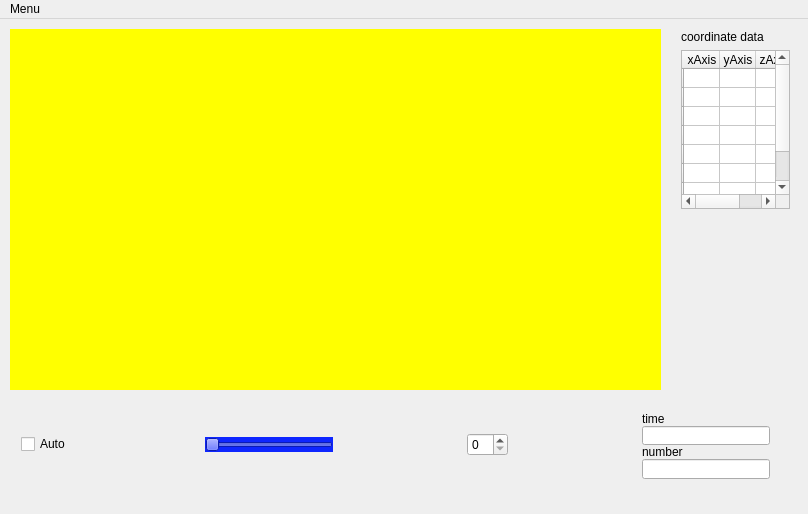
<?xml version="1.0" encoding="UTF-8"?>
<ui version="4.0">
 <class>DiplomWork</class>
 <widget class="QMainWindow" name="DiplomWork">
  <property name="geometry">
   <rect>
    <x>0</x>
    <y>0</y>
    <width>808</width>
    <height>514</height>
   </rect>
  </property>
  <property name="mouseTracking">
   <bool>true</bool>
  </property>
  <property name="windowTitle">
   <string>DiplomWork</string>
  </property>
  <property name="styleSheet">
   <string notr="true"/>
  </property>
  <widget class="QWidget" name="centralWidget">
   <widget class="QWidget" name="verticalLayoutWidget">
    <property name="geometry">
     <rect>
      <x>670</x>
      <y>0</y>
      <width>131</width>
      <height>201</height>
     </rect>
    </property>
    <layout class="QVBoxLayout" name="verticalLayout">
     <item>
      <widget class="QLabel" name="label_3">
       <property name="styleSheet">
        <string notr="true">font: 75 10pt &quot;Times New Roman&quot;;</string>
       </property>
       <property name="text">
        <string>coordinate data</string>
       </property>
      </widget>
     </item>
     <item>
      <widget class="QTableWidget" name="CoordWidget">
       <attribute name="horizontalHeaderDefaultSectionSize">
        <number>36</number>
       </attribute>
       <attribute name="horizontalHeaderMinimumSectionSize">
        <number>29</number>
       </attribute>
       <attribute name="verticalHeaderDefaultSectionSize">
        <number>19</number>
       </attribute>
       <row>
        <property name="text">
         <string/>
        </property>
       </row>
       <row>
        <property name="text">
         <string/>
        </property>
       </row>
       <row>
        <property name="text">
         <string/>
        </property>
       </row>
       <row>
        <property name="text">
         <string/>
        </property>
       </row>
       <row>
        <property name="text">
         <string/>
        </property>
       </row>
       <row>
        <property name="text">
         <string/>
        </property>
       </row>
       <row>
        <property name="text">
         <string/>
        </property>
       </row>
       <row>
        <property name="text">
         <string/>
        </property>
       </row>
       <column>
        <property name="text">
         <string>xAxis</string>
        </property>
       </column>
       <column>
        <property name="text">
         <string>yAxis</string>
        </property>
       </column>
       <column>
        <property name="text">
         <string>zAxis</string>
        </property>
       </column>
      </widget>
     </item>
    </layout>
   </widget>
   <widget class="QWidget" name="horizontalLayoutWidget">
    <property name="geometry">
     <rect>
      <x>10</x>
      <y>380</y>
      <width>771</width>
      <height>91</height>
     </rect>
    </property>
    <layout class="QHBoxLayout" name="horizontalLayout_2">
     <item>
      <widget class="QCheckBox" name="checkBox">
       <property name="text">
        <string>Auto</string>
       </property>
      </widget>
     </item>
     <item>
      <spacer name="horizontalSpacer">
       <property name="orientation">
        <enum>Qt::Horizontal</enum>
       </property>
       <property name="sizeType">
        <enum>QSizePolicy::Expanding</enum>
       </property>
       <property name="sizeHint" stdset="0">
        <size>
         <width>68</width>
         <height>20</height>
        </size>
       </property>
      </spacer>
     </item>
     <item>
      <widget class="QSlider" name="moverecords">
       <property name="styleSheet">
        <string notr="true">color: rgb(76, 53, 255);
background-color: rgb(14, 38, 255);</string>
       </property>
       <property name="orientation">
        <enum>Qt::Horizontal</enum>
       </property>
      </widget>
     </item>
     <item>
      <spacer name="horizontalSpacer_2">
       <property name="orientation">
        <enum>Qt::Horizontal</enum>
       </property>
       <property name="sizeHint" stdset="0">
        <size>
         <width>40</width>
         <height>20</height>
        </size>
       </property>
      </spacer>
     </item>
     <item>
      <widget class="QSpinBox" name="nextentry"/>
     </item>
     <item>
      <spacer name="horizontalSpacer_3">
       <property name="orientation">
        <enum>Qt::Horizontal</enum>
       </property>
       <property name="sizeHint" stdset="0">
        <size>
         <width>40</width>
         <height>20</height>
        </size>
       </property>
      </spacer>
     </item>
     <item>
      <layout class="QVBoxLayout" name="verticalLayout_2">
       <property name="spacing">
        <number>0</number>
       </property>
       <property name="topMargin">
        <number>2</number>
       </property>
       <item>
        <widget class="QLabel" name="label_2">
         <property name="styleSheet">
          <string notr="true">font: 75 11pt &quot;Times New Roman&quot;;</string>
         </property>
         <property name="text">
          <string>time</string>
         </property>
        </widget>
       </item>
       <item>
        <widget class="QLineEdit" name="timer"/>
       </item>
       <item>
        <spacer name="verticalSpacer">
         <property name="orientation">
          <enum>Qt::Vertical</enum>
         </property>
         <property name="sizeHint" stdset="0">
          <size>
           <width>20</width>
           <height>40</height>
          </size>
         </property>
        </spacer>
       </item>
       <item>
        <widget class="QLabel" name="label">
         <property name="styleSheet">
          <string notr="true">font: 75 10pt &quot;Times New Roman&quot;;</string>
         </property>
         <property name="text">
          <string>number</string>
         </property>
        </widget>
       </item>
       <item>
        <widget class="QLineEdit" name="recordnum"/>
       </item>
      </layout>
     </item>
    </layout>
   </widget>
   <widget class="QWidget" name="widget" native="true">
    <property name="geometry">
     <rect>
      <x>10</x>
      <y>10</y>
      <width>651</width>
      <height>361</height>
     </rect>
    </property>
    <property name="styleSheet">
     <string notr="true">background-color: rgb(255, 255, 0);</string>
    </property>
    <zorder>CoordWidget</zorder>
   </widget>
  </widget>
  <widget class="QMenuBar" name="menuBar">
   <property name="geometry">
    <rect>
     <x>0</x>
     <y>0</y>
     <width>808</width>
     <height>21</height>
    </rect>
   </property>
   <widget class="QMenu" name="menuMenu">
    <property name="title">
     <string>Menu</string>
    </property>
    <addaction name="actionOpen_File"/>
    <addaction name="actionSelectObject"/>
    <addaction name="separator"/>
    <addaction name="actionExit"/>
   </widget>
   <addaction name="menuMenu"/>
  </widget>
  <action name="actionOpen_File">
   <property name="text">
    <string>Open File</string>
   </property>
  </action>
  <action name="actionExit">
   <property name="text">
    <string>Exit</string>
   </property>
  </action>
  <action name="actionSelectObject">
   <property name="text">
    <string>SelectObject</string>
   </property>
  </action>
 </widget>
 <layoutdefault spacing="6" margin="11"/>
 <tabstops>
  <tabstop>nextentry</tabstop>
  <tabstop>recordnum</tabstop>
  <tabstop>timer</tabstop>
 </tabstops>
 <resources/>
 <connections>
  <connection>
   <sender>moverecords</sender>
   <signal>sliderMoved(int)</signal>
   <receiver>nextentry</receiver>
   <slot>setValue(int)</slot>
   <hints>
    <hint type="sourcelabel">
     <x>326</x>
     <y>455</y>
    </hint>
    <hint type="destinationlabel">
     <x>503</x>
     <y>455</y>
    </hint>
   </hints>
  </connection>
  <connection>
   <sender>nextentry</sender>
   <signal>valueChanged(int)</signal>
   <receiver>moverecords</receiver>
   <slot>setValue(int)</slot>
   <hints>
    <hint type="sourcelabel">
     <x>503</x>
     <y>455</y>
    </hint>
    <hint type="destinationlabel">
     <x>326</x>
     <y>455</y>
    </hint>
   </hints>
  </connection>
  <connection>
   <sender>nextentry</sender>
   <signal>valueChanged(QString)</signal>
   <receiver>recordnum</receiver>
   <slot>raise()</slot>
   <hints>
    <hint type="sourcelabel">
     <x>503</x>
     <y>455</y>
    </hint>
    <hint type="destinationlabel">
     <x>741</x>
     <y>485</y>
    </hint>
   </hints>
  </connection>
  <connection>
   <sender>CoordWidget</sender>
   <signal>activated(QModelIndex)</signal>
   <receiver>widget</receiver>
   <slot>show()</slot>
   <hints>
    <hint type="sourcelabel">
     <x>688</x>
     <y>153</y>
    </hint>
    <hint type="destinationlabel">
     <x>645</x>
     <y>154</y>
    </hint>
   </hints>
  </connection>
 </connections>
</ui>
